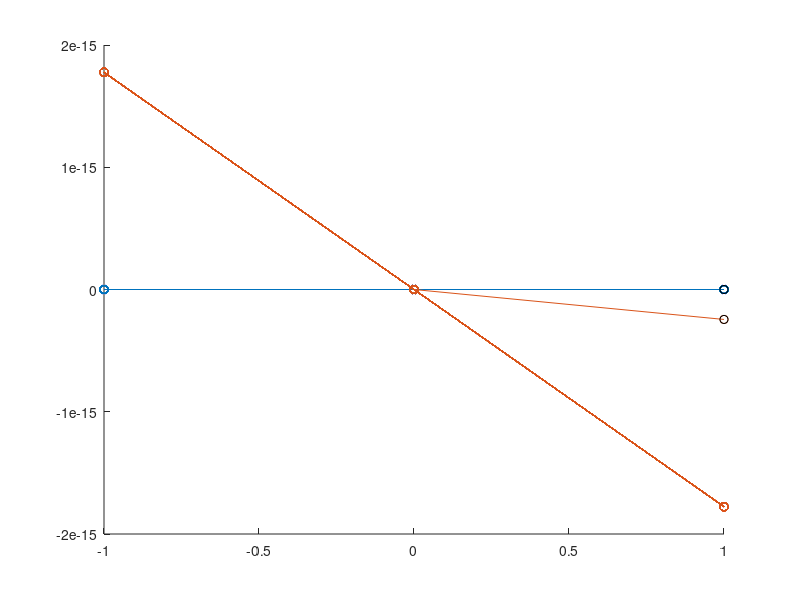

Write MATLAB code to recreate this figure. (Note: this script raises an error after producing the figure.)
%% Problem dynamiki w przestrzeni fazowej
clear variables;
%% konstruowanie macierzy o zadanym widmie
l1 = +1i;
l2 = -1i;
v1 = [1, 2]';
v2 = [1, 1]';

v1scaled = v1./sqrt(sum(v1'*v1));
v2scaled = v2./sqrt(sum(v2'*v2));

X = [v1, v2];
D = [l1, 0; 0, l2];

A = X*[l1 0; 0 l2]*(X^-1);

f = @(x) A*x;

%% konstruowanie zbioru punktow X0 rozlozonych na okregu 
R = 1;
X0 = R*exp(1i * (0:8*pi/4:2*pi)); X0 = [real(X0); imag(X0)];
T0 = length(X0);

%% obliczanie trajektorii ukladu dla wybranych punktow poczatkowych
T = 200;
for i=1:T0
    x(:, 1+(i-1)*T) = X0(:, i);
    for t = 1:T, x(:, t+1 + (i-1)*T) = f(x(:, t + (i-1)*T)); end
end

%% obliczanie wartosci i wektorow wlasnych macierzy A
[V, D] = eig(A)
veig1 = V(:,1);
veig2 = V(:,2);

veig1scaled = veig1./sum(veig1'*veig1);
vieg2scaled = veig2./sum(veig2'*veig2);

%% ilustracja trajektorii w przestrzeni stanow
clf; hold on;
for i=1:T0
    plot(x(1, 1+(i-1)*T:i*T), x(2, 1+(i-1)*T:i*T), '-o');
    plot(x(1, 1+(i-1)*T), x(2, 1+(i-1)*T), 'ko');
end;

%% ilustracja obrazu Y = AX0

%Ximage = R*exp(1i * (0:pi/100:2*pi)); Ximage = [real(Ximage); imag(Ximage)];
Yimage = A*Ximage;

plot(Ximage(1,:), Ximage(2,:), 'Color', 0.75*[0, 1, 0]);
plot(Yimage(1,:), Yimage(2,:), 'Color', 0.75*[0, 0, 1]);

%% ilustracja wektorow lambda_i, v_i

% wektory uzyte do konstrukcji macierzy A
lv1 = l1 * v1;
lv2 = l2 * v2;

plot([0, lv1(1)], [0, lv1(2)], 'r-');
plot([0, lv2(1)], [0, lv2(2)], 'r-');

% wektory uzyskane przez matlaba
%kierunki wektorow pokrywaja sie w obu przypadkach
leigv1 = D(1, 1) * veig1;
leigv2 = D(2, 2) * veig2;

% plot([0, leigv1(1)], [0, leigv1(2)], 'Color', 0.75*[1, 1, 0]);
% plot([0, leigv2(1)], [0, leigv2(2)], 'Color', 0.75*[1, 1, 0]);


%% ilustracja pola wektorowego okreslajacego trajektorie ukladu
Ad = A - eye(2);
[x1, x2] = meshgrid(-4:0.5:4);
u = Ad(1,1).*x1 + Ad(1,2).*x2;
v = Ad(2,1).*x1 + Ad(2,2).*x2;
quiver(x1, x2, u, v, 'Color', 0.75*[1 1 1], 'Autoscale', 'On');
grid on;
axis equal;
